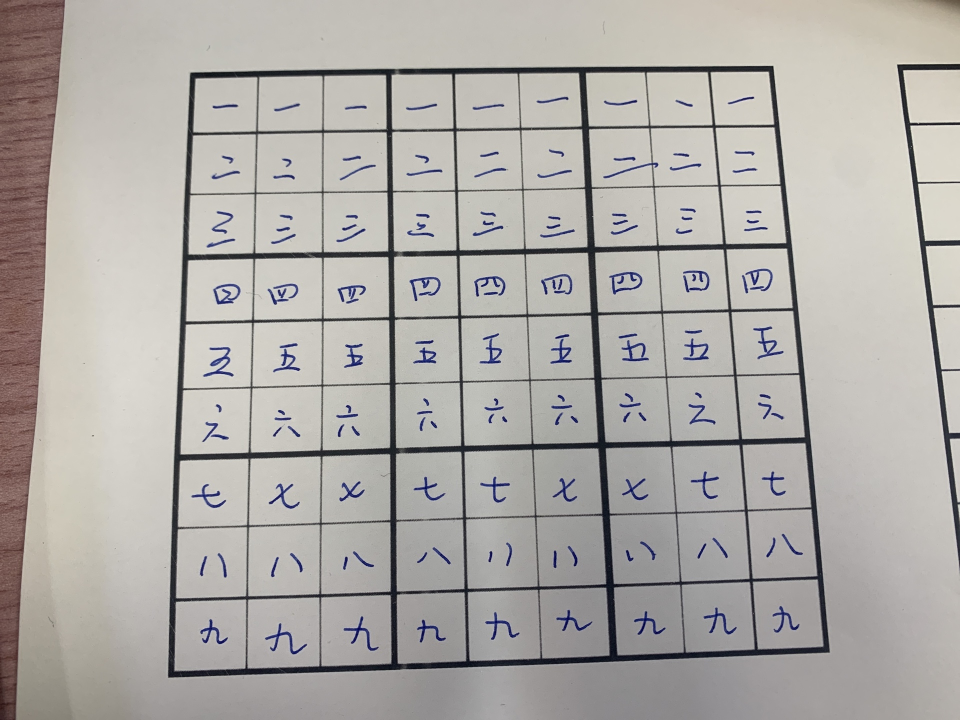
#> input picture EI339/project/opencv-sudoku-solver/puzzle1.jpg, 1920 x 1440 px (shown at 1/2 size)
$ python -i puzzle_utils.py   (imports and definitions only)
#> lines starting #> are read from the running program, lines starting #| are printed output that depends on the picture; after the words box and inside, x2 and y2 are one past the last pixel; in counts of white or black regions, pixels touching at a corner belong together
#> further down, picture is the input picture: shape (1440, 1920, 3); mean B, G, R 166.8, 170.7, 174.2
# import the necessary packages
from imutils.perspective import four_point_transform
from skimage.segmentation import clear_border
import numpy as np
import imutils
import cv2


def find_puzzle(image, debug=False):
    # convert the image to grayscale and blur it slightly
#> called with debug = False
    gray = cv2.cvtColor(image, cv2.COLOR_BGR2GRAY)
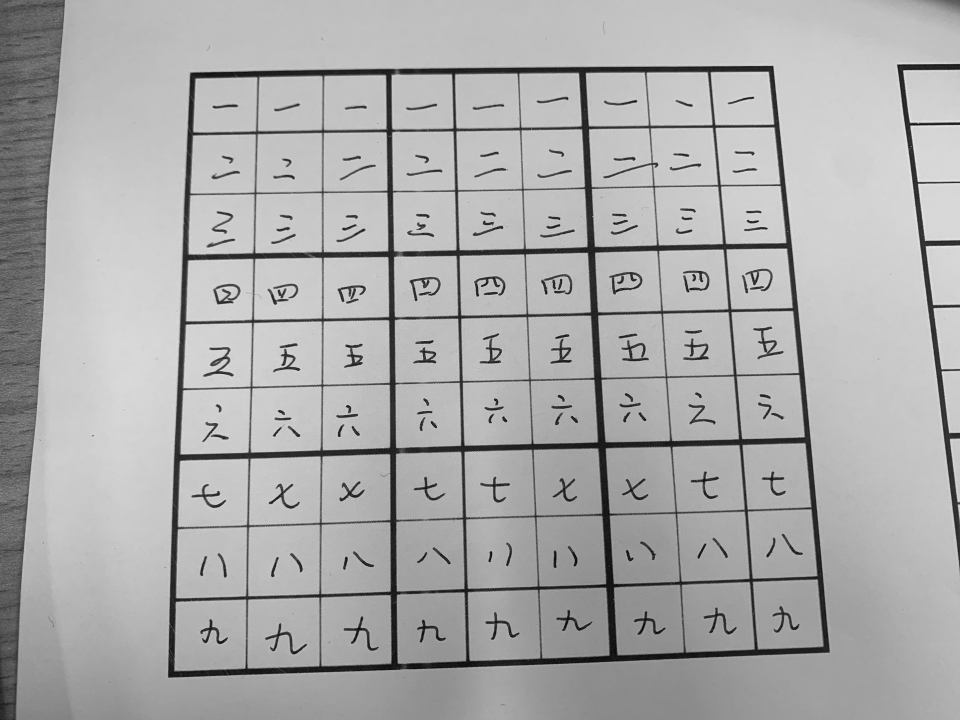
#> gray: shape (1440, 1920) (shown at 1/2 size); min 1, max 248, mean 171.3
    blurred = cv2.GaussianBlur(gray, (7, 7), 3)

    # apply adaptive thresholding and then invert the threshold map
    thresh = cv2.adaptiveThreshold(blurred, 255,
                                   cv2.ADAPTIVE_THRESH_GAUSSIAN_C, cv2.THRESH_BINARY, 11, 2)
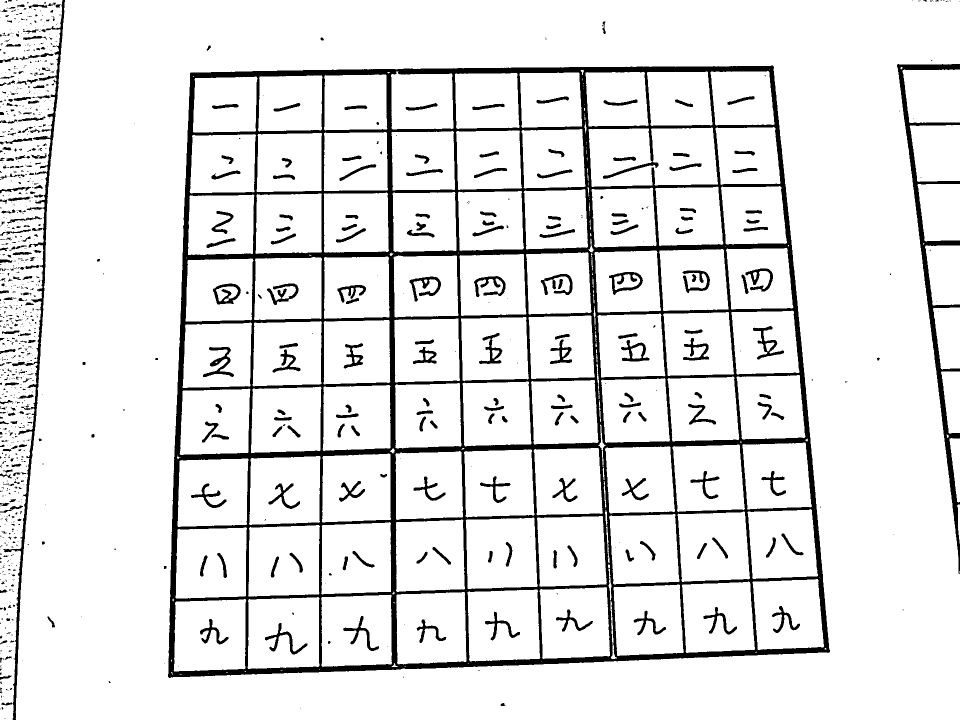
#> thresh: shape (1440, 1920) (shown at 1/2 size); 90.1% white; 1129 black regions (806 under 20 px), largest, box (x1, y1, x2, y2) and area: (336, 131, 1660, 1356) 181291, (1794, 128, 1920, 1148) 13148, (2, 0, 130, 1440) 9810
    thresh = cv2.bitwise_not(thresh)
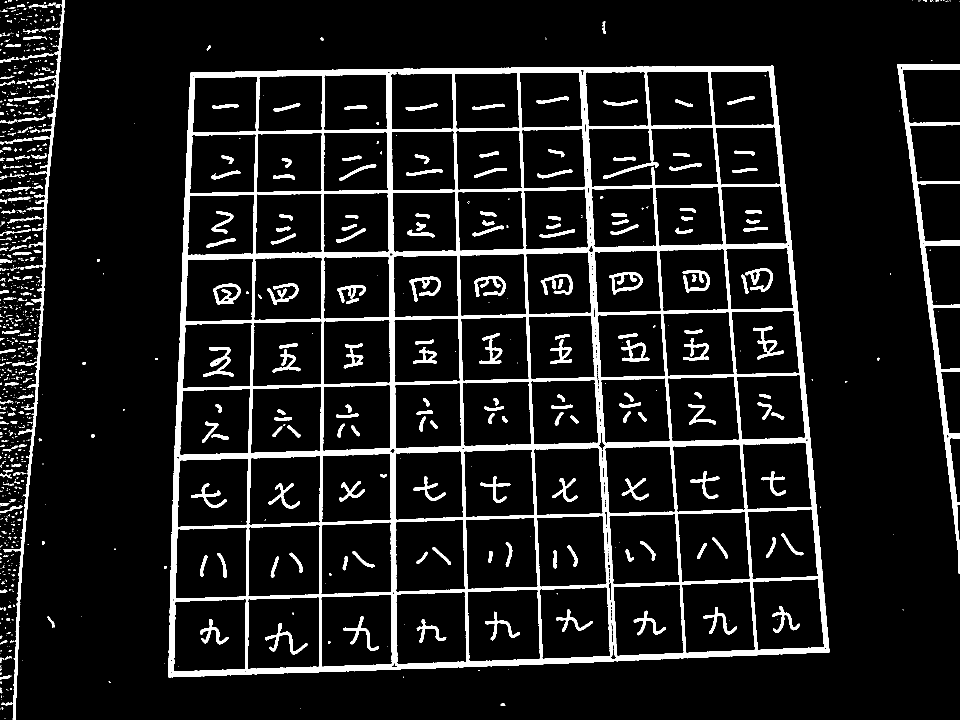
#> thresh: shape (1440, 1920) (shown at 1/2 size); 9.9% white; 1129 white regions (806 under 20 px)

    # check to see if we are visualizing each step of the image
    # processing pipeline (in this case, thresholding)
    if debug:
        cv2.imshow("Puzzle Thresh", thresh)
        cv2.waitKey(0)

    # find contours in the thresholded image and sort them by size in
    # descending order
    cnts = cv2.findContours(thresh.copy(), cv2.RETR_EXTERNAL,
                            cv2.CHAIN_APPROX_SIMPLE)
#> cnts = 925 contours, 822 with area under 20; largest, box (x1, y1, x2, y2) and area: (336, 131, 1660, 1356) 1488966, (1794, 128, 1920, 1148) 11682, (2, 0, 130, 1440) 7784, (39, 106, 107, 121) 192, (0, 373, 62, 387) 191
    cnts = imutils.grab_contours(cnts)
    cnts = sorted(cnts, key=cv2.contourArea, reverse=True)

    # initialize a contour that corresponds to the puzzle outline
    puzzle_cnt = None

    # loop over the contours
    for c in cnts:
        # approximate the contour
        peri = cv2.arcLength(c, True)
        approx = cv2.approxPolyDP(c, 0.02 * peri, True)

        # if our approximated contour has four points, then we can
        # assume we have found the outline of the puzzle
        if len(approx) == 4:
            puzzle_cnt = approx
            break
#> this loop made 1 pass
#> (peri, puzzle_cnt) on pass 1: (5062.1, [[1545, 131], [380, 146], [338, 1355], [1659, 1303]])

    # if the puzzle contour is empty then our script could not find
    # the outline of the sudoku puzzle so raise an error
    if puzzle_cnt is None:
        raise Exception(("Could not find sudoku puzzle outline. "
                         "Try debugging your thresholding and contour steps."))

    # check to see if we are visualizing the outline of the detected
    # sudoku puzzle
    if debug:
        # draw the contour of the puzzle on the image and then display
        # it to our screen for visualization/debugging purposes
        output = image.copy()
        cv2.drawContours(output, [puzzle_cnt], -1, (0, 255, 0), 2)
        cv2.imshow("Puzzle Outline", output)
        cv2.waitKey(0)

    # apply a four point perspective transform to both the original
    # image and grayscale image to obtain a top-down birds eye view
    # of the puzzle
    puzzle = four_point_transform(image, puzzle_cnt.reshape(4, 2))
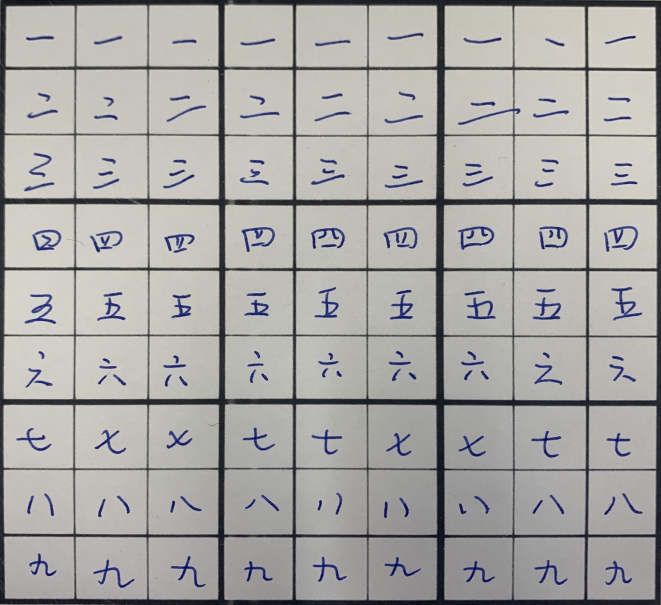
#> puzzle: shape (1209, 1322, 3) (shown at 1/2 size); mean B, G, R 164.5, 166.6, 167.9
    warped = four_point_transform(gray, puzzle_cnt.reshape(4, 2))
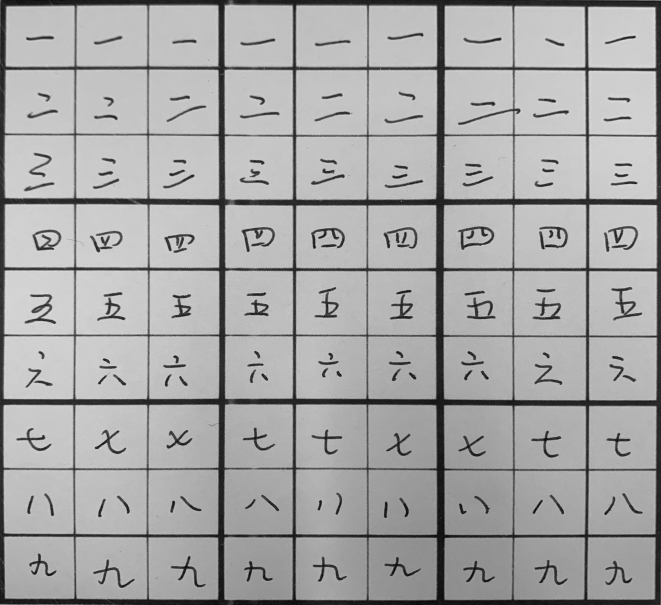
#> warped: shape (1209, 1322) (shown at 1/2 size); min 4, max 228, mean 166.7

    # check to see if we are visualizing the perspective transform
    if debug:
        # show the output warped image (again, for debugging purposes)
        cv2.imshow("Puzzle Transform", puzzle)
        cv2.waitKey(0)

    # return a 2-tuple of puzzle in both RGB and grayscale
    return puzzle, warped


# [85 lines left out: functions extract_digit, extract_dataset, not called in this run]

>>> import cv2
>>> picture = cv2.imread('../puzzle1.jpg')
>>> result = find_puzzle(picture)

$ run again, on EI339/project/opencv-sudoku-solver/sudoku_puzzle.jpg
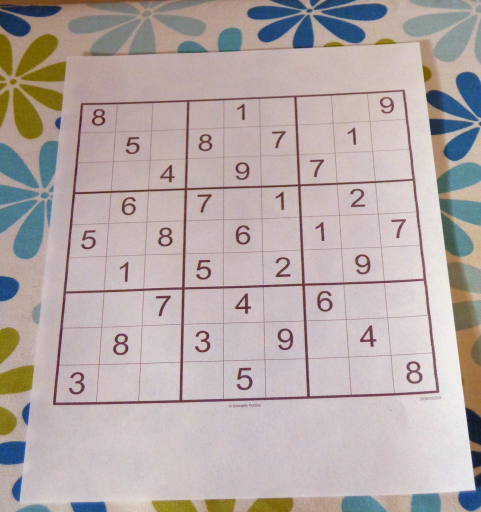
#> input picture EI339/project/opencv-sudoku-solver/sudoku_puzzle.jpg, 962 x 1024 px (shown at 1/2 size)
#> picture is the input picture: shape (1024, 962, 3); mean B, G, R 167.9, 169.5, 181
#> in find_puzzle, `thresh = cv2.bitwise_not(thresh)`:
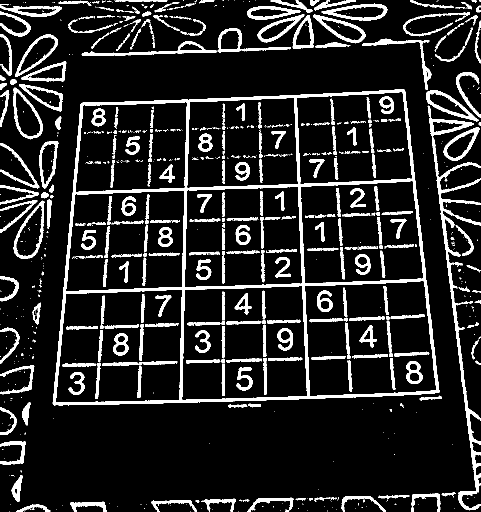
#> thresh: shape (1024, 962) (shown at 1/2 size); 12.9% white; 832 white regions (489 under 20 px)
#> cnts = 420 contours, 310 with area under 20; largest, box (x1, y1, x2, y2) and area: (105, 178, 879, 811) 430572, (858, 235, 962, 1021) 7705, (27, 401, 89, 518) 4228, (26, 175, 86, 279) 3666, (30, 69, 116, 154) 3168
#> the loop in find_puzzle, `for c in cnts:` made 1 pass
#> (peri, puzzle_cnt) on pass 1: (2723.2, [[809, 180], [163, 206], [106, 809], [877, 785]])
#> in find_puzzle, `warped = four_point_transform(gray, puzzle_cnt.reshape(4, 2))`:
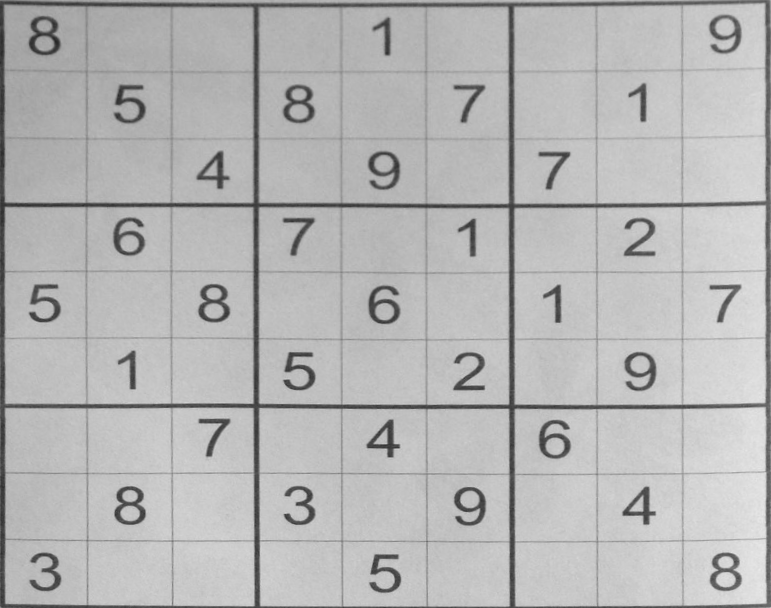
#> warped: shape (608, 771); min 39, max 233, mean 181.7

$ run again, on EI339/project/opencv-sudoku-solver/puzzle2.jpeg
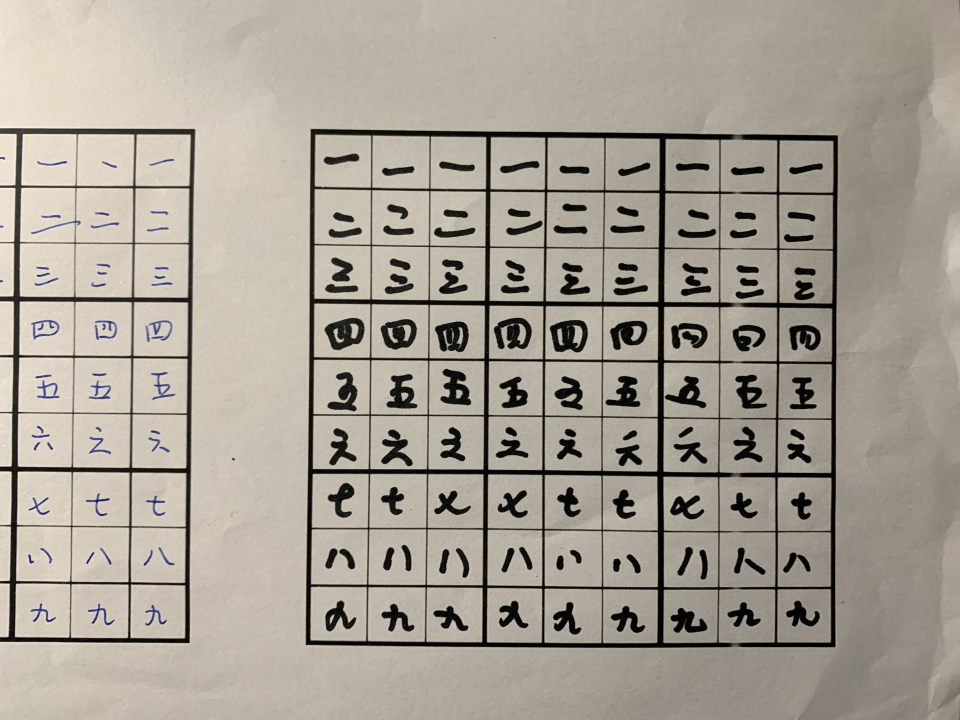
#> input picture EI339/project/opencv-sudoku-solver/puzzle2.jpeg, 1920 x 1440 px (shown at 1/2 size)
#> picture is the input picture: shape (1440, 1920, 3); mean B, G, R 148.1, 159.7, 166.6
#> in find_puzzle, `thresh = cv2.bitwise_not(thresh)`:
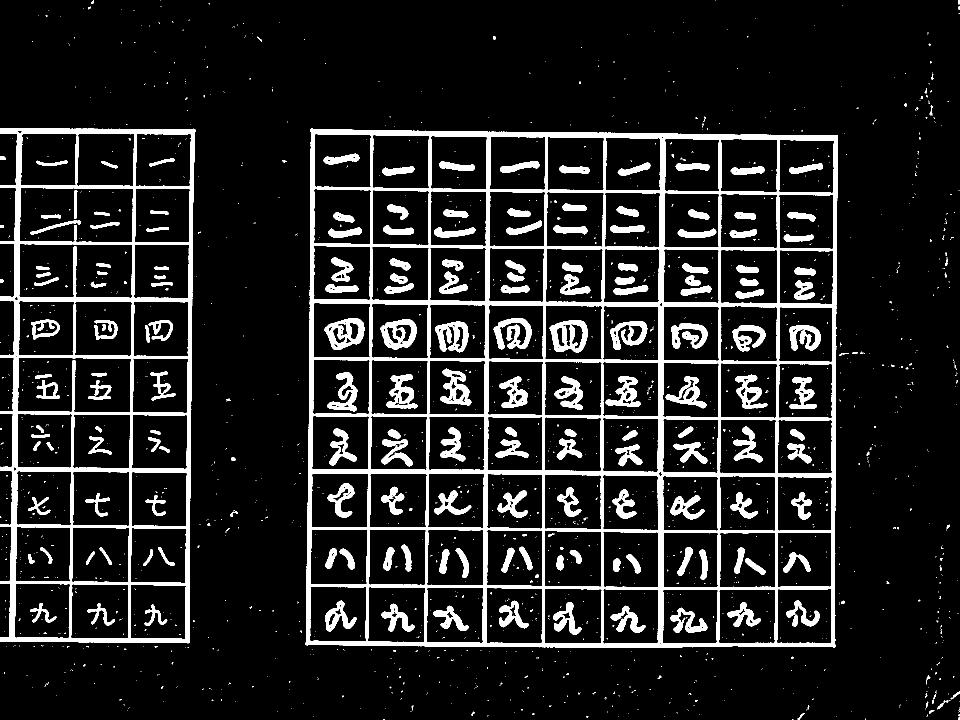
#> thresh: shape (1440, 1920) (shown at 1/2 size); 12.1% white; 1771 white regions (1558 under 20 px)
#> cnts = 774 contours, 755 with area under 20; largest, box (x1, y1, x2, y2) and area: (611, 257, 1676, 1295) 1082580, (0, 257, 391, 1287) 366990, (0, 313, 12, 320) 54, (1874, 1406, 1887, 1419) 52, (1902, 1383, 1920, 1398) 47
#> the loop in find_puzzle, `for c in cnts:` made 1 pass
#> (peri, puzzle_cnt) on pass 1: (4287, [[621, 258], [611, 1289], [1670, 1293], [1675, 271]])
#> in find_puzzle, `puzzle = four_point_transform(image, puzzle_cnt.reshape(4, 2))`:
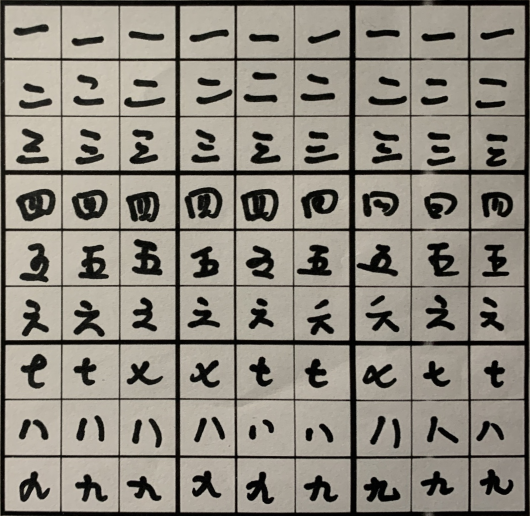
#> puzzle: shape (1031, 1059, 3) (shown at 1/2 size); mean B, G, R 125.7, 136.1, 141.4

$ run again, on EI339/project/opencv-sudoku-solver/puzzle3.jpeg
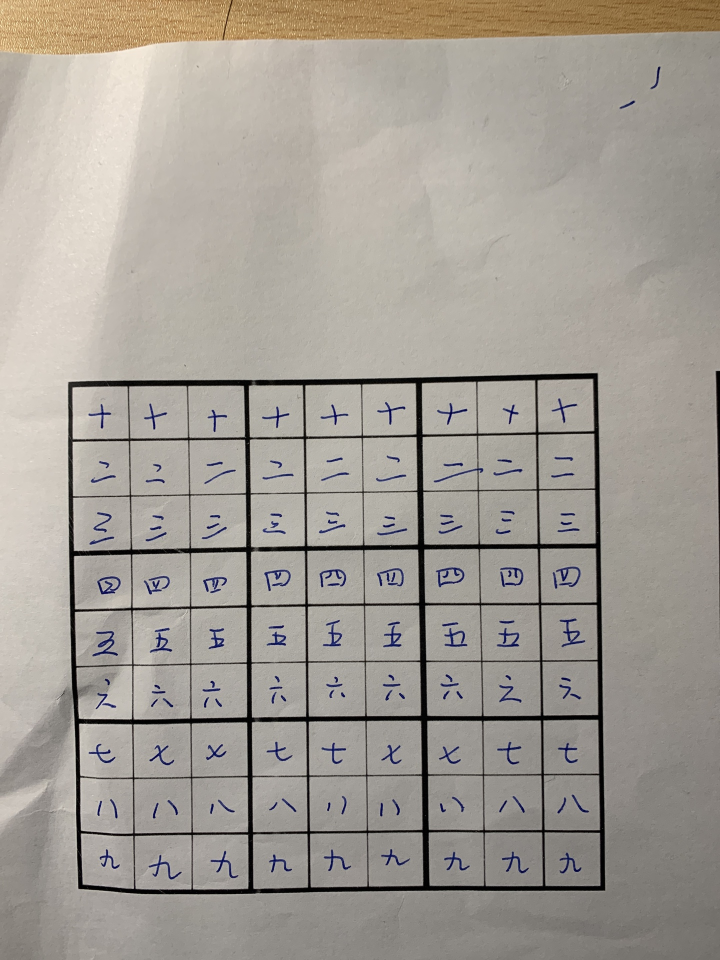
#> input picture EI339/project/opencv-sudoku-solver/puzzle3.jpeg, 1440 x 1920 px (shown at 1/2 size)
#> picture is the input picture: shape (1920, 1440, 3); mean B, G, R 148.9, 157, 162.6
#> in find_puzzle, `thresh = cv2.bitwise_not(thresh)`:
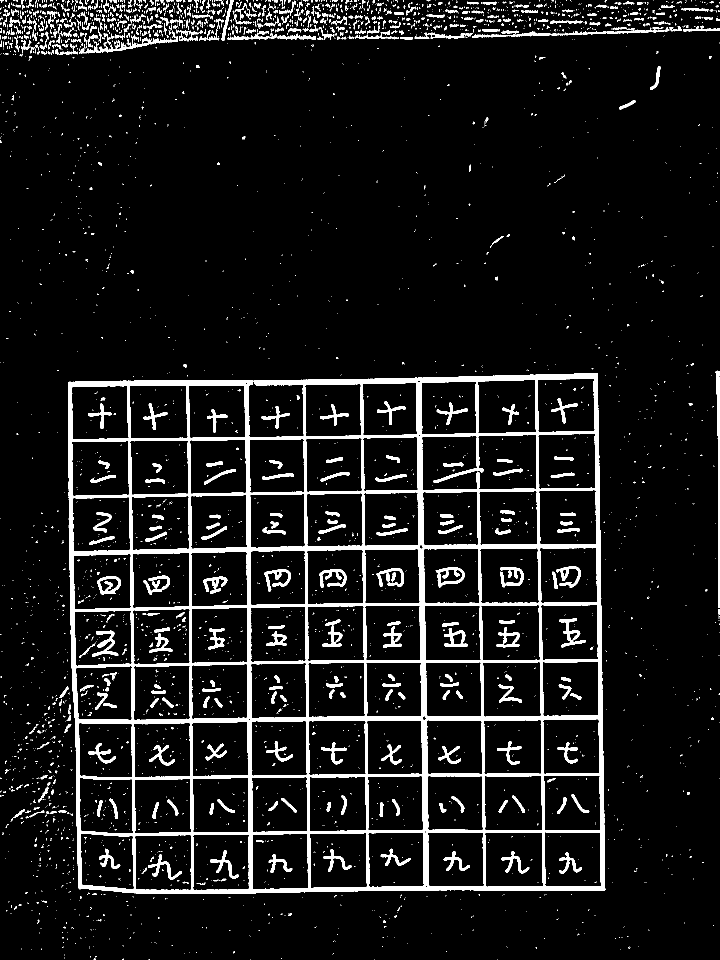
#> thresh: shape (1920, 1440) (shown at 1/2 size); 8.3% white; 3890 white regions (3306 under 20 px)
#> cnts = 2602 contours, 2365 with area under 20; largest, box (x1, y1, x2, y2) and area: (136, 746, 1211, 1788) 1084756, (1431, 741, 1440, 1216) 1410, (944, 54, 1339, 75) 1248, (192, 69, 303, 106) 714, (443, 0, 467, 81) 382
#> the loop in find_puzzle, `for c in cnts:` made 1 pass
#> (peri, puzzle_cnt) on pass 1: (4303.7, [[1195, 747], [137, 764], [156, 1775], [1209, 1780]])
#> in find_puzzle, `warped = four_point_transform(gray, puzzle_cnt.reshape(4, 2))`:
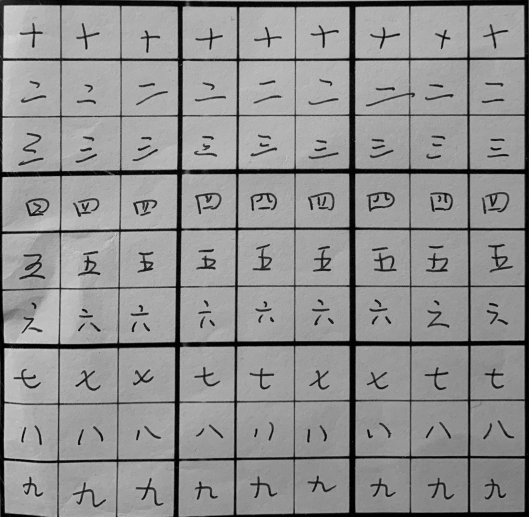
#> warped: shape (1033, 1058) (shown at 1/2 size); min 0, max 221, mean 144.5
